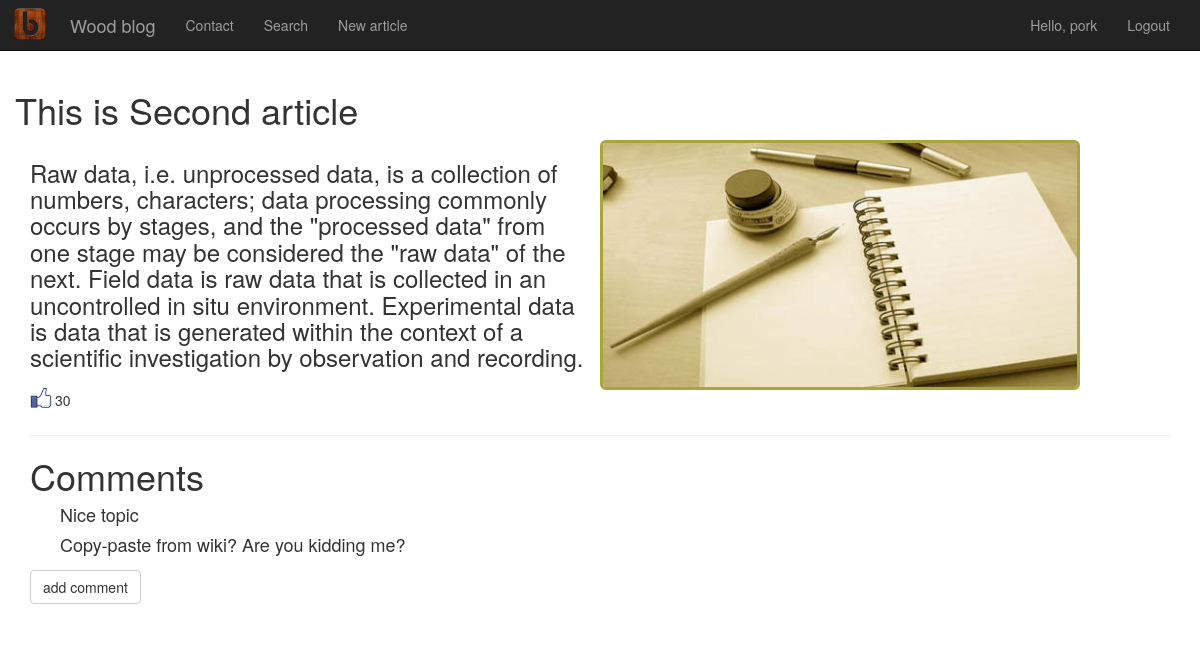
The page /thisone/2/ (signed in) on the database its author committed.
### blog/models.py (models this page shows)
class Article (models.Model):
    class Meta:
        db_table = "Article"
    Title = models.CharField(max_length=200)
    Text = models.TextField()
    Date = models.DateTimeField(default=datetime.now())
    Pic = models.CharField(max_length=100, default="defaultarticle.jpeg")
    Likes = models.IntegerField(default=0)
    Category = models.CharField(max_length=10, choices=cats_choise, default='Other')

class Comment (models.Model):
    class Meta:
        db_table = 'Comment'
    Text = models.TextField(verbose_name="Добавить комментарий")
    Owner_article = models.ForeignKey(Article)

### blog/views.py (the view)
# urls.py: url(r'^thisone/(?P<article_id>\d+)/$', views.thisone),
def thisone (request, article_id=1):
    if request.POST:
        frm = CommentForm(request.POST)
        if frm.is_valid():
            comment = frm.save(commit=False)
            comment.Owner_article = Article.objects.get(id=article_id)
            frm.save()
    args ={}
    args.update(csrf(request))
    args['article'] = Article.objects.get(id=article_id)
    args['comments'] = Comment.objects.all().filter(Owner_article=article_id)
    args['form'] = CommentForm()
    args['user'] = auth.get_user(request)
    args['title'] = args['article'].Title
    return render_to_response('article.html',args)

### templates/article.html (shortened to what this page needs)
{% extends 'layout.html' %}
{% load staticfiles %}
{% block article %}
<div class="row">
    <h1>This is {{article.Title}}</h1>
    <h3 class="col-md-6">{{ article.Text }}</h3>
    <img class="img-rounded" style="vertical-align: middle" src="{% static article.Pic %}">
</div>
<p><img class="like" src="{% static "like.png" %}"> {{ article.Likes }}</p>
<hr>
    <h1>Comments</h1>
{% for comment in comments %}
<h4>{{ comment.Text }}</h4>
{% endfor %}
{% if user.is_authenticated %}
<form action="." method="post">
    <div class="form-group">
        <input type="submit" class="btn btn-default" value="add comment">
    </div>
</form>
{% endif %}
{% endblock %}

### templates/mylog.html
{% if user.is_authenticated %}
<ul class="nav navbar-nav navbar-right">
    <li><a href="/admin"> Hello, {{ user.username }}</a></li>
    <li><a href="/auth/logout">Logout</a></li>
</ul>
{% else %}
<ul class="nav navbar-nav navbar-right">
<li><a href="/auth/login">Login</a></li>
<li><a href="/auth/register">Register</a></li>
</ul>
{% endif %}

### static/css/mystyle.css (style rules this page uses)
h4 { text-align: justify; text-indent: 30px; }
.like { width: 25Px; height: 25Px; float:left; margin-top: -5Px; }
p { height: 25Px; }
img { width: 480Px; height: 250px; }
img.img-rounded { border: 3Px solid rgba(152, 148, 26, 0.84); }
body { background-attachment: fixed; }

### rows shown on the page
Article: Title "Second article", Text "Raw data, i.e. unprocessed data, is a collection of numbers, characters; data processing commonly occurs by stages, and the \"processed data\" from one stage may be considered the \"raw data\" of the next. Field data is raw data that is collected in an uncontrolled in situ environment. Experimental data is data that is generated within the context of a scientific investigation by observation and recording.", Pic (placeholder picture), Likes "30"
Comment: Text "Nice topic"
Comment: Text "Copy-paste from wiki? Are you kidding me?"

### other values the page prints
{{ user.username }} "pork"
